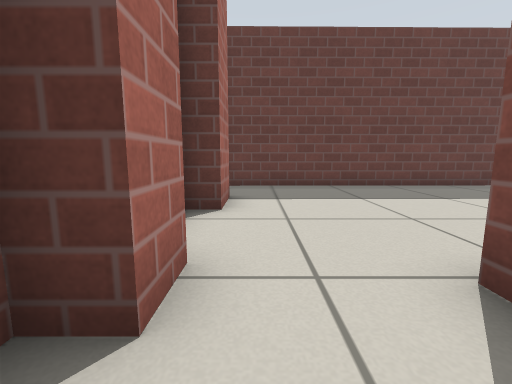
View 1 (above)

12 first-person views from a walk through a world built for the Gazebo simulator. The camera is 0.5 m above the floor, tilts 8° down and sees 90° across. The lines on the ground mark 1 m squares. The floor is counted in squares, 0.5 m on a side. Each view is taken from the middle of a square. On the plan, view 1 faces up. The plan holds only what a view shows up to about 11 squares ahead; the rest is blank. Gazebo's built-in surfaces are drawn with simple patterns.

View 2
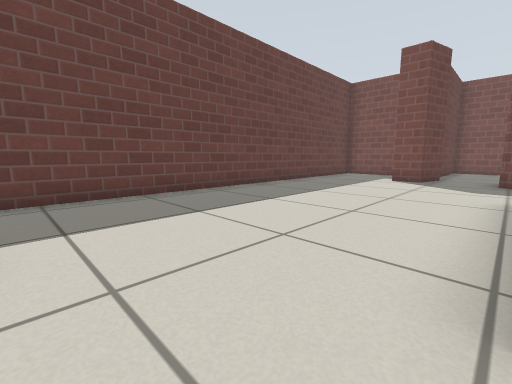

View 3
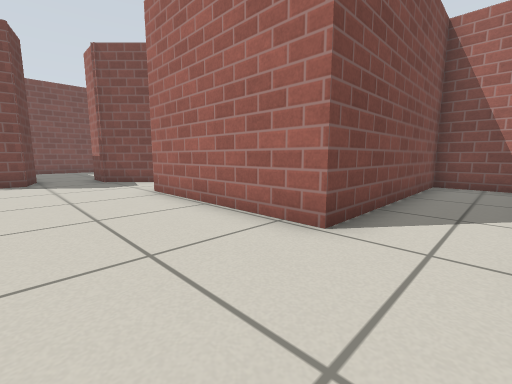

View 4
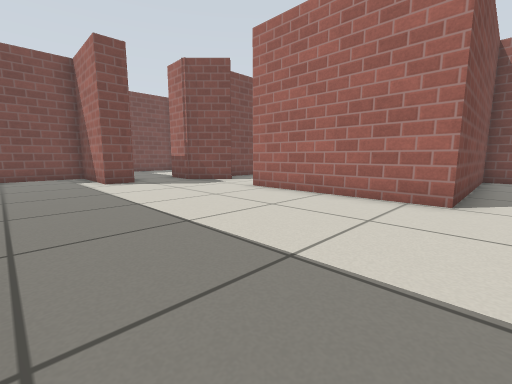

View 5
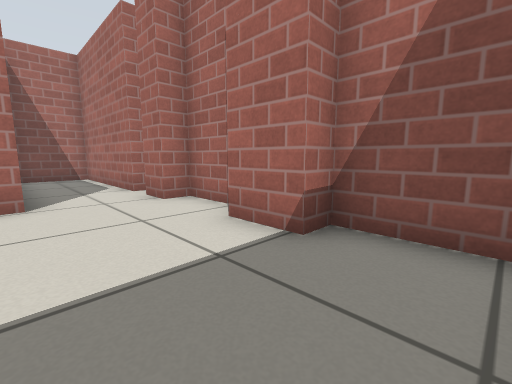

View 6
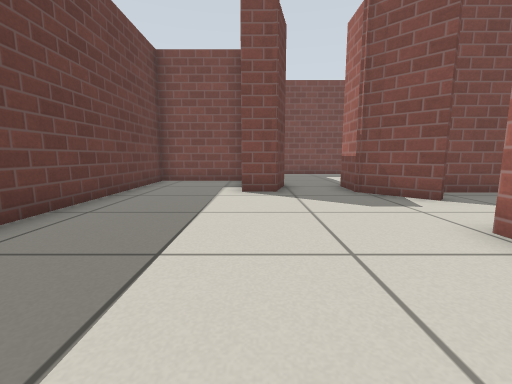

View 7
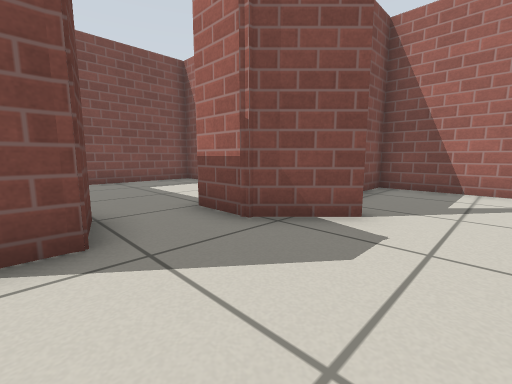

View 8
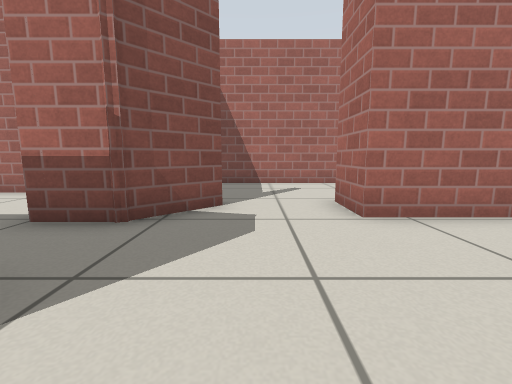

View 9
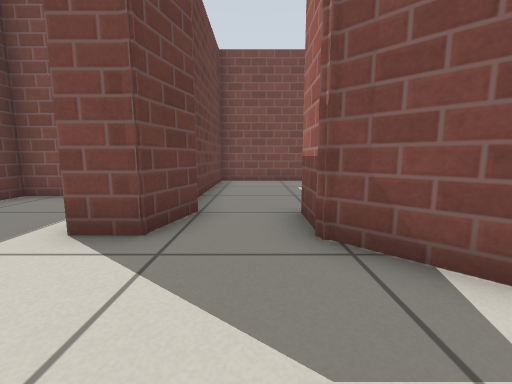

View 10
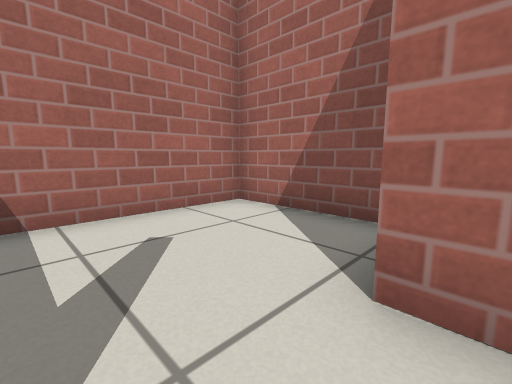

View 11
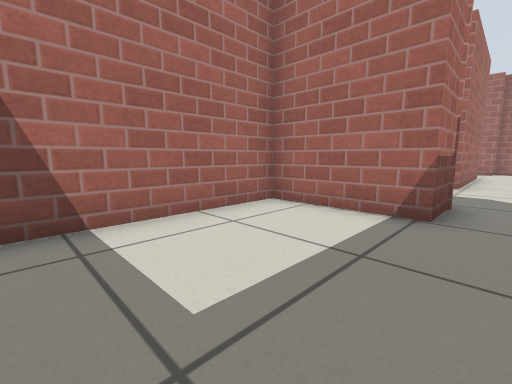

View 12
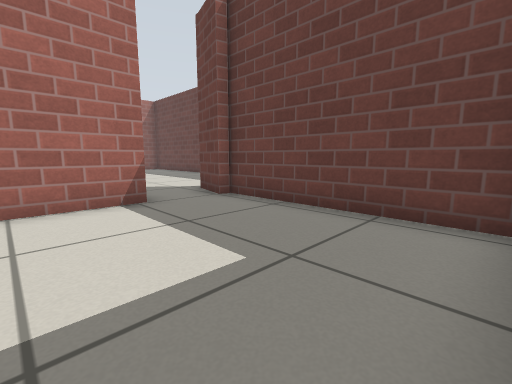

### Floor plan
Points are (right, up) in squares from view 1. A wall is a line through its corners. A room is listed if a view was taken in it or the views show most of it. See-through windows are left out.
Room 1 (views 1, 2, 3, 4, 5, 6, 7, 8, 9)
walls: (9.6, 0.8) (11, 2.2) (12.5, 2.2); (-1.4, 3.9) (-1.4, 2.2) (-0.7, 2.2) (-0.7, 1.3); (-1.4, 8.1) (-1.4, 6.2) (-0.7, 6.2) (-0.7, 4.7) (-1.4, 4.7); (-1.1, 0.4) (-0.7, 0.4) (-0.7, -4.8) (1.7, -4.8) (1.7, 1.9) (7.2, 1.9); (12.6, 4) (11.1, 4.4) (11.1, 5.4) (14.3, 5.4) (14.3, 8.8) (-0.9, 8.6)
low walls: (-0.7, 1.3) (-1.4, 1.3)
ways out: opening at (8.5, 2.5) to room 2; opening at (12, 3.5) to room 3
Room 2 (view 10)
walls: (7.2, 1.9) (7.2, 0.4); (5, -0.3) (5, -3.5) (10.9, -3.5) (10.9, -0.1)
ways out: opening at (8.5, 2.5) to room 1
Room 3 (views 11, 12)
walls: (12.5, 2.2) (12.5, -1) (18, -1); (18.3, -0.8) (18.3, 4.4) (12.5, 4.4)
ways out: opening at (12, 3.5) to room 1

Where each view was taken, in squares from view 1:
view 1: 0 up, 0 right, facing up
view 2: 2 up, 0 right, facing up-right
view 3: 5 up, 0 right, facing down-right
view 4: 8 up, 1 right, facing down-right
view 5: 8 up, 2 right, facing down-left
view 6: 5 up, 4 right, facing right
view 7: 5 up, 8 right, facing down-right
view 8: 6 up, 9 right, facing down
view 9: 3 up, 8 right, facing right
view 10: 1 up, 9 right, facing down-left
view 11: 3 up, 17 right, facing down-left
view 12: 0 up, 18 right, facing up-left
